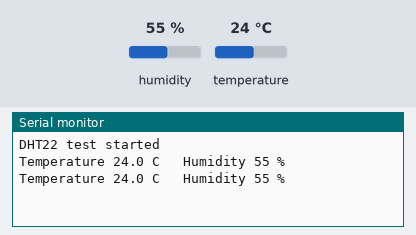
Simulated run of this sketch. Board: ESP32. Shown: the last lines printed to the serial monitor. The test bench sets the inputs (shaded band); at power-on: humidity 55 %, temperature 24 °C.

Above: at 5.8 s.
5.9 s: humidity set to 22 %
At 8.2 s:
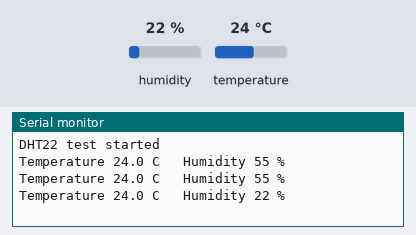
9.6 s: temperature set to 12 °C
At 11.5 s:
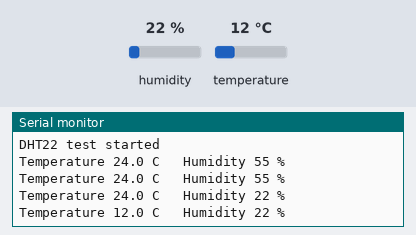
13.3 s: humidity set to 40 %
At 15.7 s:
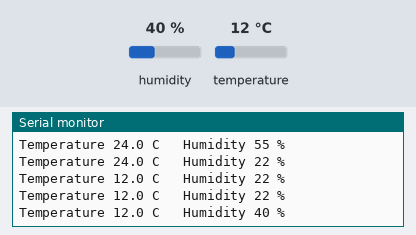
Timing chart, 0 to 17.2 s (numbered marks = the images above; inputs shaded):
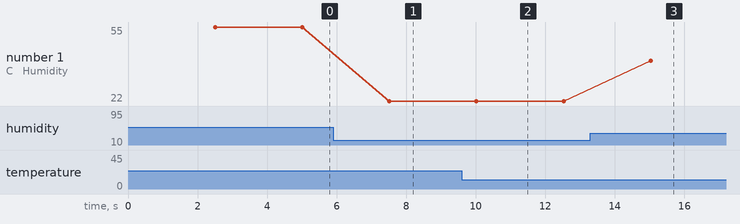

The sketch:

DHT22_Test.ino
```cpp
/*
 * DHT22_Test - checks the DHT22 wiring before it is added to CeranaNode.
 * Wiring: DHT22 +  -> 3V3,  DHT22 -  -> GND,  DHT22 OUT -> GPIO 4 (labelled D4)
 * Library: "DHT sensor library" by Adafruit (Tools -> Manage Libraries; click "Install all").
 * Open Serial Monitor at 115200 baud.
 */
#include <DHT.h>

const int PIN_DHT = 4;
DHT dht(PIN_DHT, DHT22);

void setup() {
  Serial.begin(115200);
  dht.begin();
  Serial.println("DHT22 test started");
}

void loop() {
  delay(2500);                      // the DHT22 gives a new reading at most every 2 seconds
  float t = dht.readTemperature();  // degrees C
  float h = dht.readHumidity();     // percent
  if (isnan(t) || isnan(h)) {
    Serial.println("No reading - check the three wires and that + goes to 3V3");
  } else {
    Serial.printf("Temperature %.1f C   Humidity %.0f %%\n", t, h);
  }
}
```

Measured:
- after the input at 5.9 s, the serial monitor: prints a new line after 1.6 s (image 1)
- after the input at 9.6 s, the serial monitor: prints a new line after 0.42 s (image 2)
- after the input at 13.3 s, the serial monitor: prints a new line after 1.7 s (image 3)
- plotted number 1: 55 → 22 after the input at 5.9 s, 22 → 40 after the input at 13.3 s
